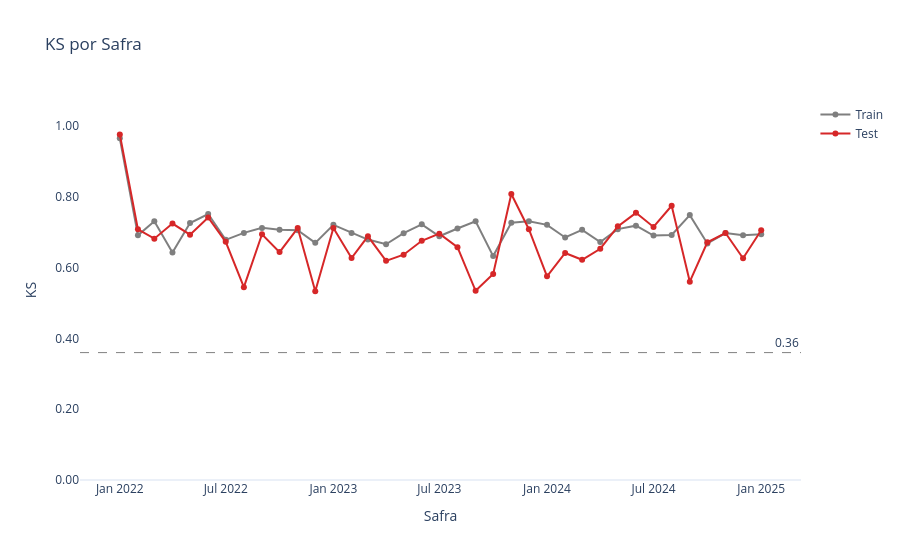

Write notebook code for a chart like this one.
### Markdown cell above
### KS

### Code cell
evaluator.plot_ks(
    title='KS por Safra',
    limite = 0.36
)
